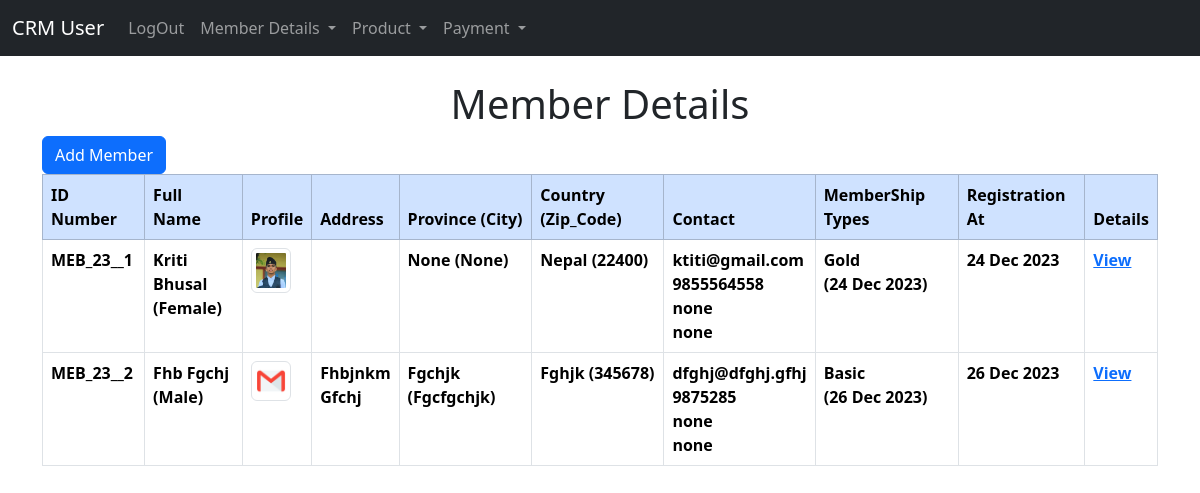
Screenshot of /user/member_details/ (signed in) with the database file from the repository.
### user_app/models.py (models this page shows, shortened)
class Member(models.Model):
    first_name = models.CharField(max_length=100)
    middel_name = models.CharField(max_length=10,blank=True)
    last_name = models.CharField(max_length=100)
    gender = models.CharField(max_length=20, choices=[("Male", "Male"),("Female", "Female"),("Other", "Other"),])
    images = models.ImageField(upload_to="Member/%Y/%m/%d", blank=False)
    street_address = models.CharField(max_length=255, blank=True)
    street_address2 = models.CharField(max_length=255, blank=True)
    city = models.CharField(max_length=100, blank=True, null=True)
    state_province = models.CharField(max_length=100, blank=True, null=True)
    zip_code = models.CharField(max_length=20)
    country = models.CharField(max_length=100)
    email = models.EmailField(unique=True)
    date_of_birth = models.DateField(default=timezone.now)
    membership_types = models.CharField(max_length=20, choices= [("basic", "Basic"),("gold", "Gold"),], default="basic")
    date_of_signature = models.DateTimeField(default=timezone.now)
    contact = models.CharField(max_length=10)
    emergency_contact = models.CharField(max_length=10,blank=True, null=True)
    emergency_contact2 = models.CharField(max_length=10,blank=True, null=True)
    registration_date = models.DateField(auto_now_add=True)

### user_app/views.py (the view)
# urls.py: path('member_details/', views.member_details, name='member_details'),
def member_details(request):
    if request.user.is_authenticated:
        member = Member.objects.all()
        return render(request, "user/member/member_details.html", {"member": member})
    else:
        messages.success(request, "YOu Must Be")
        return redirect("home")

### templates/user/member/member_details.html
{% extends 'user/base.html' %}
{% block main %}
{% if user.is_authenticated %}
<div class="table-responsive">
     <h1 class="text-center text-capitalize"> member details</h1>
     <li class="nav-link">
          <button class="btn btn-primary">
               <a class="dropdown-item" href="{% url 'add_member' %}">Add Member</a>
          </button>
     </li>
     <table class="table  table-hover table-bordered">
          <thead class="table-primary">
               <tr>
                    <th scope="col">ID Number</th>
                    <th scope="col">Full Name</th>
                    <th scope="col">Profile</th>
                    <th scope="col">Address</th>
                    <th scope="col">Province (City)</th>
                    <th scope="col">Country (Zip_Code)</th>
                    <th scope="col">Contact</th>
                    <th scope="col">MemberShip Types</th>
                    <th scope="col">Registration At</th>
                    <th scope="col">Details</th>
               </tr>
          </thead>
          <tbody>
               {% if member %}
               {% for member in member %}
               <tr class="text-capitalize">
                    <th scope="row">MEB_{{member.registration_date | date:"y"}}__{{member.id}}</th>
                    <th>{{member.first_name}} {{member.last_name}} <br>({{member.gender}})</th>
                    <th><img src="{{member.images.url}}" alt="{{ member.first_name }}" class="img-thumbnail"
                              style="max-width: 40px;"></th>
                    <th>{{member.street_address}} <br> {{member.street_address2}}</th>
                    <th>{{member.state_province}} ({{member.city}})</th>
                    <th>{{member.country}} ({{member.zip_code}})</th>
                    <th class="text-lowercase">
                         {{member.email}}<br>{{member.contact}}<br>{{member.emergency_contact}}<br>{{member.emergency_contact2}}
                    </th>
                    <th>{{member.membership_types}}<br> ({{member.date_of_signature| date:"d M Y"}})</th>
                    <th>{{member.registration_date | date:"d M Y"}}</th>
                    <th>
                         <a href="{% url 'member' member.pk %}">View</a>
                    </th>
               </tr>
               {% endfor %}
               {% endif %}
          </tbody>
     </table>
</div>
{% endif %}
{% endblock main %}

### rows the page displays
Member: registration_date "23", id "1", first_name "Kriti", last_name "Bhusal", gender "Female", images (picture), state_province "None", city "None", country "Nepal", zip_code "22400", email "ktiti@gmail.com", contact "9855564558", emergency_contact "none", emergency_contact2 "none", membership_types "Gold", date_of_signature "24 Dec 2023", registration_date "24 Dec 2023"
Member: registration_date "23", id "2", first_name "Fhb", last_name "Fgchj", gender "Male", images (picture), street_address "Fhbjnkm", street_address2 "Gfchj", state_province "Fgchjk", city "Fgcfgchjk", country "Fghjk", zip_code "345678", email "dfghj@dfghj.gfhj", contact "9875285", emergency_contact "none", emergency_contact2 "none", membership_types "Basic", date_of_signature "26 Dec 2023", registration_date "26 Dec 2023"
